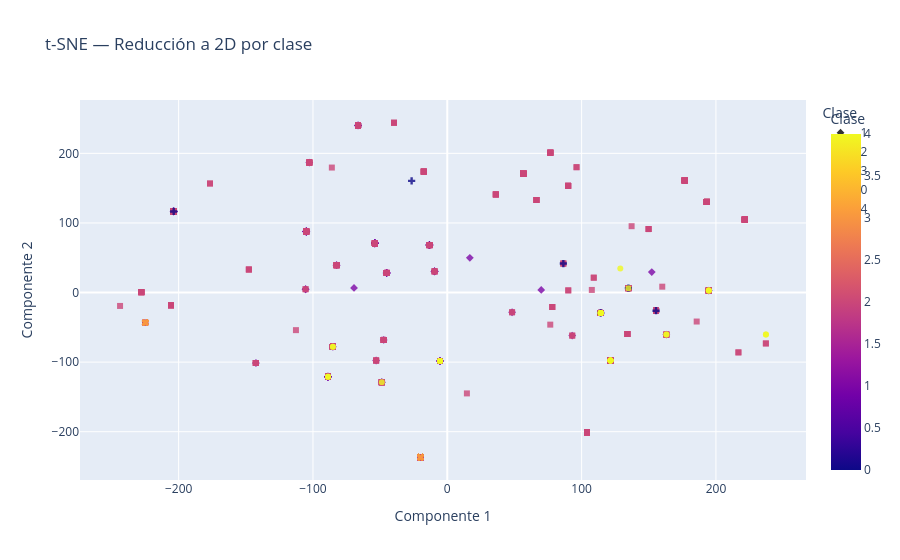

The cell this chart's notebook holds for it:
### Markdown cell above
Vamos a representar los datos usando la compresión con la técnica t-sne.

### Code cell
from sklearn.manifold import TSNE

# Reducción a 2D usando t-sne
tsne = TSNE(
    n_components=2,
    perplexity=30,
    learning_rate='auto',
    max_iter=1000,
    random_state=2026
)

# Transformar los datos a las nuevas coordenadas en 2d
coords = tsne.fit_transform(X_train)

# DataFrame con coordenadas
df_tsne = pd.DataFrame({
    'x':     coords[:, 0],
    'y':     coords[:, 1],
    'class': y_train.values
})

fig = px.scatter(
    df_tsne,
    x='x', y='y',
    color='class',
    color_discrete_map=COLOR_MAP,
    symbol='class',
    symbol_map=SYMBOL_MAP,
    title='t-SNE — Reducción a 2D por clase',
    labels={'class': 'Clase', 'x': 'Componente 1', 'y': 'Componente 2'}
)
fig.update_traces(marker=dict(size=6, opacity=0.8))
fig.show()

### Figure 1 — Plotly figure (JSON) as saved in the notebook; plotly's stock layout.template omitted (floating-point values rounded to 4 significant figures; data arrays with more than 128 entries replaced by an {"elided": "..."} marker saying what was removed)
{"data": [{"hovertemplate": "Clase=%{marker.color}<br>Componente 1=%{x}<br>Componente 2=%{y}<extra></extra>", "legendgroup": "1", "marker": {"color": [1, 1, 1, 1, 1, 1, 1, 1, 1, 1, 1, 1, 1, 1, 1, 1, 1, 1, 1, 1, 1, 1, 1, 1, 1, 1, 1, 1, 1, 1, 1, 1, 1, 1, 1, 1, 1, 1, 1, 1, 1, 1, 1, 1, 1, 1, 1, 1, 1, 1, 1, 1, 1, 1, 1, 1, 1, 1, 1, 1, 1, 1, 1, 1, 1, 1, 1, 1, 1, 1, 1, 1, 1, 1, 1, 1, 1, 1, 1], "coloraxis": "coloraxis", "opacity": 0.8, "size": 6, "symbol": "diamond"}, "mode": "markers", "name": "1", "orientation": "v", "showlegend": true, "type": "scatter", "x": [-13.29, -13.29, -13.29, -66.45, -203.7, -13.29, -52.98, -13.29, -13.29, -13.29, 152.2, -85.17, -53.87, -82.43, -88.83, -88.83, 93.01, -82.43, -88.83, 163.1, -53.87, -13.29, -53.87, -13.29, -45.11, -203.7, -45.11, -45.11, -47.33, -9.471, -9.471, -203.7, -66.45, -9.471, -45.11, -45.11, 114.2, -9.471, -88.83, -88.83, -9.471, -88.83, -88.83, -69.44, -45.11, -53.87, -203.7, -48.75, -53.87, -48.75, -53.87, -53.87, -53.87, 69.93, -142.4, -53.87, 48.23, -203.7, -53.87, 16.79, -105.5, -105.5, -105.0, -66.45, -105.0, -5.429, -5.429, 194.7, -105.0, -102.7, -203.7, -105.0, -5.429, -105.0, -105.0, -105.0, -105.0, -105.0, -5.429], "xaxis": "x", "y": [68.15, 68.15, 68.15, 240.1, 116.5, 68.15, -97.69, 68.15, 68.15, 68.15, 29.34, -77.98, 70.83, 39.28, -121.0, -121.0, -61.89, 39.28, -121.0, -60.48, 70.83, 68.15, 70.83, 68.15, 28.15, 116.5, 28.15, 28.15, -68.16, 30.4, 30.4, 116.5, 240.1, 30.4, 28.15, 28.15, -29.37, 30.4, -121.0, -121.0, 30.4, -121.0, -121.0, 6.6, 28.15, 70.83, 116.5, -128.9, 70.83, -128.9, 70.83, 70.83, 70.83, 3.689, -101.3, 70.83, -28.37, 116.5, 70.83, 49.87, 4.729, 4.729, 87.68, 240.1, 87.68, -98.43, -98.43, 2.849, 87.68, 186.8, 116.5, 87.68, -98.43, 87.68, 87.68, 87.68, 87.68, 87.68, -98.43], "yaxis": "y"}, {"hovertemplate": "Clase=%{marker.color}<br>Componente 1=%{x}<br>Componente 2=%{y}<extra></extra>", "legendgroup": "2", "marker": {"color": {"elided": "545 int values"}, "coloraxis": "coloraxis", "opacity": 0.8, "size": 6, "symbol": "square"}, "mode": "markers", "name": "2", "orientation": "v", "showlegend": true, "type": "scatter", "x": {"elided": "545 float values"}, "xaxis": "x", "y": {"elided": "545 float values"}, "yaxis": "y"}, {"hovertemplate": "Clase=%{marker.color}<br>Componente 1=%{x}<br>Componente 2=%{y}<extra></extra>", "legendgroup": "3", "marker": {"color": [3, 3, 3, 3, 3, 3, 3, 3, 3, 3, 3, 3, 3, 3, 3, 3, 3, 3, 3, 3, 3, 3, 3, 3, 3, 3, 3, 3, 3, 3, 3, 3, 3, 3, 3, 3, 3, 3, 3, 3, 3, 3, 3, 3, 3, 3, 3, 3, 3, 3, 3, 3, 3, 3], "coloraxis": "coloraxis", "opacity": 0.8, "size": 6, "symbol": "x"}, "mode": "markers", "name": "3", "orientation": "v", "showlegend": true, "type": "scatter", "x": [-224.8, -19.98, -19.98, -19.98, -19.98, -19.98, -19.98, -224.8, -19.98, -19.98, -19.98, -19.98, -19.98, -224.8, -19.98, -224.8, -19.98, -19.98, -19.98, -19.98, -19.98, -19.98, -224.8, -19.98, -224.8, -224.8, -224.8, -19.98, -19.98, -19.98, -19.98, -19.98, -224.8, -224.8, -19.98, -19.98, -224.8, -19.98, -224.8, -19.98, -224.8, -224.8, -19.98, -19.98, -19.98, -19.98, -19.98, -19.98, -224.8, -19.98, -19.98, -19.98, -19.98, -19.98], "xaxis": "x", "y": [-43.26, -236.7, -236.7, -236.7, -236.7, -236.7, -236.7, -43.26, -236.7, -236.7, -236.7, -236.7, -236.7, -43.26, -236.7, -43.26, -236.7, -236.7, -236.7, -236.7, -236.7, -236.7, -43.26, -236.7, -43.26, -43.26, -43.26, -236.7, -236.7, -236.7, -236.7, -236.7, -43.26, -43.26, -236.7, -236.7, -43.26, -236.7, -43.26, -236.7, -43.26, -43.26, -236.7, -236.7, -236.7, -236.7, -236.7, -236.7, -43.26, -236.7, -236.7, -236.7, -236.7, -236.7], "yaxis": "y"}, {"hovertemplate": "Clase=%{marker.color}<br>Componente 1=%{x}<br>Componente 2=%{y}<extra></extra>", "legendgroup": "0", "marker": {"color": [0, 0, 0, 0, 0, 0], "coloraxis": "coloraxis", "opacity": 0.8, "size": 6, "symbol": "cross"}, "mode": "markers", "name": "0", "orientation": "v", "showlegend": true, "type": "scatter", "x": [134.8, 114.2, -203.7, 155.4, 86.39, -26.55], "xaxis": "x", "y": [6.261, -29.37, 116.5, -26.15, 41.67, 160.5], "yaxis": "y"}, {"hovertemplate": "Clase=%{marker.color}<br>Componente 1=%{x}<br>Componente 2=%{y}<extra></extra>", "legendgroup": "4", "marker": {"color": [4, 4, 4, 4, 4, 4, 4, 4, 4, 4, 4, 4, 4, 4, 4, 4, 4, 4, 4, 4, 4, 4, 4, 4, 4, 4, 4, 4, 4, 4, 4, 4], "coloraxis": "coloraxis", "opacity": 0.8, "size": 6, "symbol": "circle"}, "mode": "markers", "name": "4", "orientation": "v", "showlegend": true, "type": "scatter", "x": [134.8, -85.17, -85.17, -88.83, 163.1, 114.2, 163.1, 114.2, 114.2, 237.2, 114.2, 114.2, 114.2, -88.83, 114.2, -88.83, -48.75, 128.8, 121.5, 121.5, 121.5, 237.2, 121.5, 121.5, 121.5, -5.429, 194.7, -5.429, 194.7, -5.429, -5.429, 194.7], "xaxis": "x", "y": [6.261, -77.98, -77.98, -121.0, -60.48, -29.37, -60.48, -29.37, -29.37, -60.32, -29.37, -29.37, -29.37, -121.0, -29.37, -121.0, -128.9, 34.68, -97.73, -97.73, -97.73, -60.32, -97.73, -97.73, -97.73, -98.43, 2.849, -98.43, 2.849, -98.43, -98.43, 2.849], "yaxis": "y"}], "layout": {"coloraxis": {"colorbar": {"title": {"text": "Clase"}}, "colorscale": [[0, "#0d0887"], [0.1111, "#46039f"], [0.2222, "#7201a8"], [0.3333, "#9c179e"], [0.4444, "#bd3786"], [0.5556, "#d8576b"], [0.6667, "#ed7953"], [0.7778, "#fb9f3a"], [0.8889, "#fdca26"], [1, "#f0f921"]]}, "legend": {"title": {"text": "Clase"}, "tracegroupgap": 0}, "title": {"text": "t-SNE — Reducción a 2D por clase"}, "xaxis": {"anchor": "y", "domain": [0, 1], "title": {"text": "Componente 1"}}, "yaxis": {"anchor": "x", "domain": [0, 1], "title": {"text": "Componente 2"}}}}
